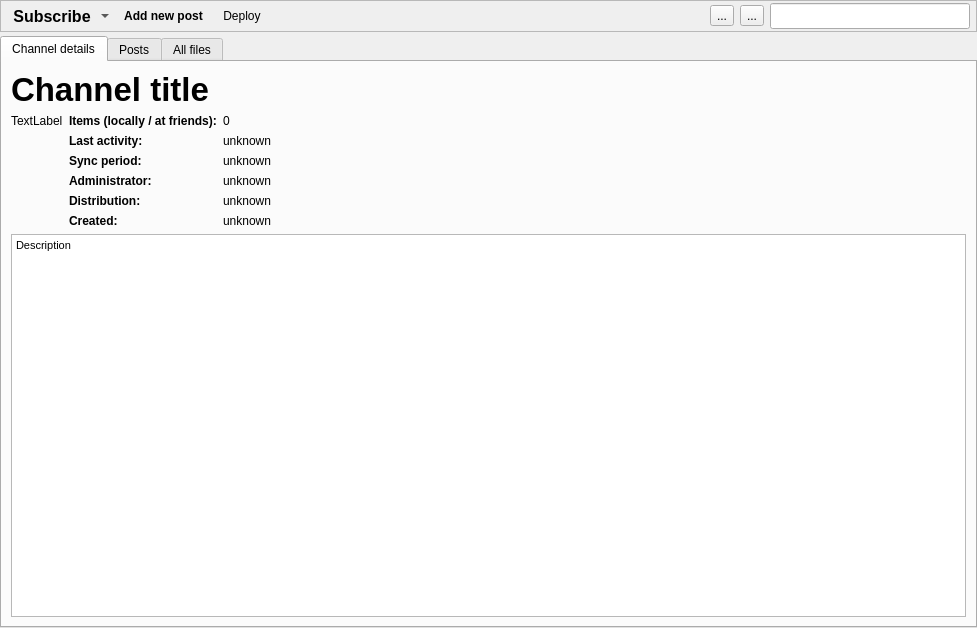
<?xml version="1.0" encoding="UTF-8"?>
<ui version="4.0">
 <class>GxsChannelPostsWidgetWithModel</class>
 <widget class="QWidget" name="GxsChannelPostsWidgetWithModel">
  <property name="geometry">
   <rect>
    <x>0</x>
    <y>0</y>
    <width>977</width>
    <height>628</height>
   </rect>
  </property>
  <layout class="QVBoxLayout" name="verticalLayout_2">
   <property name="spacing">
    <number>4</number>
   </property>
   <property name="leftMargin">
    <number>0</number>
   </property>
   <property name="topMargin">
    <number>0</number>
   </property>
   <property name="rightMargin">
    <number>0</number>
   </property>
   <property name="bottomMargin">
    <number>0</number>
   </property>
   <item>
    <widget class="QFrame" name="toolBarFrame">
     <property name="frameShape">
      <enum>QFrame::StyledPanel</enum>
     </property>
     <property name="frameShadow">
      <enum>QFrame::Raised</enum>
     </property>
     <layout class="QHBoxLayout" name="horizontalLayout_2">
      <property name="leftMargin">
       <number>4</number>
      </property>
      <property name="topMargin">
       <number>2</number>
      </property>
      <property name="rightMargin">
       <number>6</number>
      </property>
      <property name="bottomMargin">
       <number>2</number>
      </property>
      <item>
       <widget class="SubscribeToolButton" name="subscribeToolButton">
        <property name="sizePolicy">
         <sizepolicy hsizetype="Fixed" vsizetype="Preferred">
          <horstretch>0</horstretch>
          <verstretch>0</verstretch>
         </sizepolicy>
        </property>
        <property name="font">
         <font>
          <pointsize>12</pointsize>
          <weight>75</weight>
          <bold>true</bold>
         </font>
        </property>
        <property name="text">
         <string notr="true">Subscribe</string>
        </property>
        <property name="iconSize">
         <size>
          <width>16</width>
          <height>16</height>
         </size>
        </property>
        <property name="popupMode">
         <enum>QToolButton::MenuButtonPopup</enum>
        </property>
        <property name="toolButtonStyle">
         <enum>Qt::ToolButtonTextBesideIcon</enum>
        </property>
        <property name="autoRaise">
         <bool>true</bool>
        </property>
       </widget>
      </item>
      <item>
       <widget class="QToolButton" name="postButton">
        <property name="font">
         <font>
          <weight>75</weight>
          <bold>true</bold>
         </font>
        </property>
        <property name="focusPolicy">
         <enum>Qt::NoFocus</enum>
        </property>
        <property name="toolTip">
         <string>Post to Channel</string>
        </property>
        <property name="text">
         <string>Add new post</string>
        </property>
        <property name="icon">
         <iconset resource="../icons.qrc">
          <normaloff>:/icons/png/add.png</normaloff>:/icons/png/add.png</iconset>
        </property>
        <property name="iconSize">
         <size>
          <width>32</width>
          <height>16</height>
         </size>
        </property>
        <property name="toolButtonStyle">
         <enum>Qt::ToolButtonTextBesideIcon</enum>
        </property>
        <property name="autoRaise">
         <bool>true</bool>
        </property>
       </widget>
      </item>
      <item>
       <widget class="QToolButton" name="deployToolButton">
        <property name="text">
         <string notr="true">Deploy</string>
        </property>
        <property name="autoRaise">
         <bool>true</bool>
        </property>
       </widget>
      </item>
      <item>
       <spacer name="horizontalSpacer">
        <property name="orientation">
         <enum>Qt::Horizontal</enum>
        </property>
        <property name="sizeType">
         <enum>QSizePolicy::MinimumExpanding</enum>
        </property>
        <property name="sizeHint" stdset="0">
         <size>
          <width>0</width>
          <height>0</height>
         </size>
        </property>
       </spacer>
      </item>
      <item>
       <widget class="QToolButton" name="showUnread_TB">
        <property name="text">
         <string>...</string>
        </property>
        <property name="checkable">
         <bool>true</bool>
        </property>
       </widget>
      </item>
      <item>
       <widget class="QToolButton" name="viewType_TB">
        <property name="text">
         <string>...</string>
        </property>
        <property name="checkable">
         <bool>false</bool>
        </property>
       </widget>
      </item>
      <item>
       <layout class="QHBoxLayout" name="viewModeLayout">
        <property name="spacing">
         <number>0</number>
        </property>
       </layout>
      </item>
      <item>
       <widget class="LineEditClear" name="filterLineEdit">
        <property name="sizePolicy">
         <sizepolicy hsizetype="Preferred" vsizetype="Preferred">
          <horstretch>0</horstretch>
          <verstretch>0</verstretch>
         </sizepolicy>
        </property>
        <property name="minimumSize">
         <size>
          <width>200</width>
          <height>0</height>
         </size>
        </property>
        <property name="maximumSize">
         <size>
          <width>200</width>
          <height>16777215</height>
         </size>
        </property>
        <property name="toolTip">
         <string>Search channels</string>
        </property>
        <property name="frame">
         <bool>true</bool>
        </property>
       </widget>
      </item>
     </layout>
    </widget>
   </item>
   <item>
    <widget class="QTabWidget" name="channel_TW">
     <property name="currentIndex">
      <number>0</number>
     </property>
     <widget class="QWidget" name="tab_3">
      <attribute name="title">
       <string>Channel details</string>
      </attribute>
      <layout class="QVBoxLayout" name="verticalLayout">
       <item>
        <widget class="ElidedLabel" name="channelName_LB">
         <property name="font">
          <font>
           <pointsize>25</pointsize>
           <weight>75</weight>
           <bold>true</bold>
          </font>
         </property>
         <property name="text">
          <string>Channel title</string>
         </property>
        </widget>
       </item>
       <item>
        <layout class="QHBoxLayout" name="horizontalLayout_3">
         <item>
          <widget class="QLabel" name="logoLabel">
           <property name="text">
            <string>TextLabel</string>
           </property>
           <property name="scaledContents">
            <bool>true</bool>
           </property>
           <property name="alignment">
            <set>Qt::AlignLeading|Qt::AlignLeft|Qt::AlignTop</set>
           </property>
          </widget>
         </item>
         <item>
          <layout class="QGridLayout" name="gridLayout">
           <item row="4" column="1" colspan="2">
            <widget class="QLabel" name="label_3">
             <property name="font">
              <font>
               <weight>75</weight>
               <bold>true</bold>
              </font>
             </property>
             <property name="text">
              <string>Distribution:</string>
             </property>
            </widget>
           </item>
           <item row="0" column="3">
            <widget class="QLabel" name="infoPosts">
             <property name="toolTip">
              <string>&lt;html&gt;&lt;head/&gt;&lt;body&gt;&lt;p&gt;Includes all posts, comments and votes. This number is progressively updated when new friend connect. The local vs. at friends difference may indicate that you would get older posts by increasing the synchronization period.&lt;/p&gt;&lt;/body&gt;&lt;/html&gt;</string>
             </property>
             <property name="text">
              <string notr="true">0</string>
             </property>
            </widget>
           </item>
           <item row="3" column="3">
            <widget class="GxsIdLabel" name="infoAdministrator">
             <property name="text">
              <string>unknown</string>
             </property>
             <property name="openExternalLinks">
              <bool>true</bool>
             </property>
            </widget>
           </item>
           <item row="1" column="3">
            <widget class="QLabel" name="infoLastPost">
             <property name="toolTip">
              <string>&lt;html&gt;&lt;head/&gt;&lt;body&gt;&lt;p&gt;This includes posts, comments to posts and votes to comments.&lt;/p&gt;&lt;/body&gt;&lt;/html&gt;</string>
             </property>
             <property name="text">
              <string notr="true">unknown</string>
             </property>
            </widget>
           </item>
           <item row="4" column="3">
            <widget class="QLabel" name="infoDistribution">
             <property name="text">
              <string>unknown</string>
             </property>
            </widget>
           </item>
           <item row="1" column="1" colspan="2">
            <widget class="QLabel" name="infoLastPostLabel">
             <property name="sizePolicy">
              <sizepolicy hsizetype="Maximum" vsizetype="Preferred">
               <horstretch>0</horstretch>
               <verstretch>0</verstretch>
              </sizepolicy>
             </property>
             <property name="font">
              <font>
               <weight>75</weight>
               <bold>true</bold>
              </font>
             </property>
             <property name="toolTip">
              <string>&lt;html&gt;&lt;head/&gt;&lt;body&gt;&lt;p&gt;This includes posts, comments to posts and votes to comments.&lt;/p&gt;&lt;/body&gt;&lt;/html&gt;</string>
             </property>
             <property name="text">
              <string>Last activity:</string>
             </property>
            </widget>
           </item>
           <item row="3" column="1" colspan="2">
            <widget class="QLabel" name="label">
             <property name="font">
              <font>
               <weight>75</weight>
               <bold>true</bold>
              </font>
             </property>
             <property name="text">
              <string>Administrator:</string>
             </property>
            </widget>
           </item>
           <item row="0" column="1" colspan="2">
            <widget class="QLabel" name="infoPostsLabel">
             <property name="sizePolicy">
              <sizepolicy hsizetype="Maximum" vsizetype="Preferred">
               <horstretch>0</horstretch>
               <verstretch>0</verstretch>
              </sizepolicy>
             </property>
             <property name="font">
              <font>
               <weight>75</weight>
               <bold>true</bold>
              </font>
             </property>
             <property name="toolTip">
              <string>&lt;html&gt;&lt;head/&gt;&lt;body&gt;&lt;p&gt;Includes all posts, comments and votes. This number is progressively updated when new friend connect. The local vs. at friends difference may indicate that you would get older posts by increasing the synchronization period.&lt;/p&gt;&lt;/body&gt;&lt;/html&gt;</string>
             </property>
             <property name="text">
              <string>Items (locally / at friends):</string>
             </property>
            </widget>
           </item>
           <item row="5" column="3">
            <widget class="QLabel" name="infoCreated">
             <property name="text">
              <string>unknown</string>
             </property>
            </widget>
           </item>
           <item row="5" column="1" colspan="2">
            <widget class="QLabel" name="label_2">
             <property name="font">
              <font>
               <weight>75</weight>
               <bold>true</bold>
              </font>
             </property>
             <property name="text">
              <string>Created:</string>
             </property>
            </widget>
           </item>
           <item row="2" column="1">
            <widget class="QLabel" name="syncPeriodTitleLabel">
             <property name="font">
              <font>
               <weight>75</weight>
               <bold>true</bold>
              </font>
             </property>
             <property name="text">
              <string>Sync period:</string>
             </property>
            </widget>
           </item>
           <item row="2" column="3">
            <widget class="QLabel" name="infoSyncTimeLabel">
             <property name="text">
              <string>unknown</string>
             </property>
            </widget>
           </item>
          </layout>
         </item>
         <item>
          <spacer name="horizontalSpacer_3">
           <property name="orientation">
            <enum>Qt::Horizontal</enum>
           </property>
           <property name="sizeHint" stdset="0">
            <size>
             <width>40</width>
             <height>20</height>
            </size>
           </property>
          </spacer>
         </item>
        </layout>
       </item>
       <item>
        <widget class="QTextBrowser" name="infoDescription">
         <property name="html">
          <string notr="true">&lt;!DOCTYPE HTML PUBLIC &quot;-//W3C//DTD HTML 4.0//EN&quot; &quot;http://www.w3.org/TR/REC-html40/strict.dtd&quot;&gt;
&lt;html&gt;&lt;head&gt;&lt;meta name=&quot;qrichtext&quot; content=&quot;1&quot; /&gt;&lt;style type=&quot;text/css&quot;&gt;
p, li { white-space: pre-wrap; }
&lt;/style&gt;&lt;/head&gt;&lt;body style=&quot; font-family:'.AppleSystemUIFont'; font-size:13pt; font-weight:400; font-style:normal;&quot;&gt;
&lt;p style=&quot; margin-top:0px; margin-bottom:0px; margin-left:0px; margin-right:0px; -qt-block-indent:0; text-indent:0px;&quot;&gt;&lt;span style=&quot; font-family:'MS Shell Dlg 2'; font-size:8pt;&quot;&gt;Description&lt;/span&gt;&lt;/p&gt;&lt;/body&gt;&lt;/html&gt;</string>
         </property>
         <property name="textInteractionFlags">
          <set>Qt::LinksAccessibleByMouse|Qt::TextSelectableByMouse</set>
         </property>
         <property name="openExternalLinks">
          <bool>true</bool>
         </property>
         <property name="openLinks">
          <bool>true</bool>
         </property>
        </widget>
       </item>
      </layout>
     </widget>
     <widget class="QWidget" name="tab_4">
      <attribute name="title">
       <string>Posts</string>
      </attribute>
      <layout class="QHBoxLayout" name="horizontalLayout">
       <property name="bottomMargin">
        <number>0</number>
       </property>
       <item>
        <widget class="QSplitter" name="splitter">
         <property name="orientation">
          <enum>Qt::Vertical</enum>
         </property>
         <widget class="RSTreeView" name="postsTree">
          <property name="contextMenuPolicy">
           <enum>Qt::CustomContextMenu</enum>
          </property>
          <property name="toolTip">
           <string>&lt;html&gt;&lt;head/&gt;&lt;body&gt;&lt;p&gt;Click to view post. &lt;/p&gt;&lt;p&gt;Use Ctrl+mouse wheel &lt;/p&gt;&lt;p&gt;to zoom/unzoom.&lt;/p&gt;&lt;/body&gt;&lt;/html&gt;</string>
          </property>
          <property name="sizeAdjustPolicy">
           <enum>QAbstractScrollArea::AdjustToContents</enum>
          </property>
          <property name="selectionBehavior">
           <enum>QAbstractItemView::SelectItems</enum>
          </property>
          <property name="textElideMode">
           <enum>Qt::ElideNone</enum>
          </property>
          <property name="indentation">
           <number>0</number>
          </property>
          <property name="rootIsDecorated">
           <bool>false</bool>
          </property>
          <property name="itemsExpandable">
           <bool>false</bool>
          </property>
          <property name="wordWrap">
           <bool>true</bool>
          </property>
          <property name="headerHidden">
           <bool>true</bool>
          </property>
          <attribute name="headerStretchLastSection">
           <bool>false</bool>
          </attribute>
         </widget>
         <widget class="QTabWidget" name="details_TW">
          <property name="font">
           <font>
            <kerning>true</kerning>
           </font>
          </property>
          <property name="currentIndex">
           <number>0</number>
          </property>
          <widget class="QWidget" name="tab">
           <attribute name="title">
            <string>Details</string>
           </attribute>
           <layout class="QHBoxLayout" name="horizontalLayout_4">
            <item>
             <layout class="QVBoxLayout" name="verticalLayout_3">
              <item>
               <widget class="QLabel" name="postLogo_LB">
                <property name="text">
                 <string>TextLabel</string>
                </property>
                <property name="scaledContents">
                 <bool>true</bool>
                </property>
                <property name="alignment">
                 <set>Qt::AlignLeading|Qt::AlignLeft|Qt::AlignTop</set>
                </property>
                <property name="wordWrap">
                 <bool>true</bool>
                </property>
               </widget>
              </item>
              <item>
               <widget class="QLabel" name="postTime_LB">
                <property name="text">
                 <string>TextLabel</string>
                </property>
               </widget>
              </item>
              <item>
               <spacer name="verticalSpacer">
                <property name="orientation">
                 <enum>Qt::Vertical</enum>
                </property>
                <property name="sizeHint" stdset="0">
                 <size>
                  <width>20</width>
                  <height>40</height>
                 </size>
                </property>
               </spacer>
              </item>
              <item>
               <widget class="QPushButton" name="postDAll_PB">
                <property name="text">
                 <string/>
                </property>
                <property name="icon">
                 <iconset resource="../icons.qrc">
                  <normaloff>:/icons/png/download.png</normaloff>:/icons/png/download.png</iconset>
                </property>
               </widget>
              </item>
             </layout>
            </item>
            <item>
             <layout class="QVBoxLayout" name="verticalLayout_6">
              <item>
               <widget class="ElidedLabel" name="postName_LB">
                <property name="font">
                 <font>
                  <weight>75</weight>
                  <bold>true</bold>
                  <kerning>true</kerning>
                 </font>
                </property>
                <property name="text">
                 <string>TextLabel</string>
                </property>
               </widget>
              </item>
              <item>
               <widget class="QTextBrowser" name="postDetails_TE">
                <property name="openExternalLinks">
                 <bool>true</bool>
                </property>
               </widget>
              </item>
             </layout>
            </item>
           </layout>
          </widget>
          <widget class="QWidget" name="channelPostFiles_tab">
           <attribute name="title">
            <string>Files</string>
           </attribute>
           <layout class="QVBoxLayout" name="verticalLayout_4">
            <item>
             <widget class="RSTreeView" name="channelPostFiles_TV">
              <property name="contextMenuPolicy">
               <enum>Qt::CustomContextMenu</enum>
              </property>
              <property name="editTriggers">
               <set>QAbstractItemView::CurrentChanged|QAbstractItemView::SelectedClicked</set>
              </property>
              <property name="alternatingRowColors">
               <bool>true</bool>
              </property>
              <property name="indentation">
               <number>5</number>
              </property>
              <property name="rootIsDecorated">
               <bool>false</bool>
              </property>
             </widget>
            </item>
           </layout>
          </widget>
          <widget class="QWidget" name="tab_2">
           <attribute name="title">
            <string>Comments</string>
           </attribute>
           <layout class="QHBoxLayout" name="horizontalLayout_5">
            <property name="leftMargin">
             <number>0</number>
            </property>
            <property name="topMargin">
             <number>0</number>
            </property>
            <property name="rightMargin">
             <number>0</number>
            </property>
            <property name="bottomMargin">
             <number>0</number>
            </property>
            <item>
             <widget class="GxsCommentDialog" name="commentsDialog" native="true"/>
            </item>
           </layout>
          </widget>
         </widget>
        </widget>
       </item>
      </layout>
     </widget>
     <widget class="QWidget" name="tab_5">
      <attribute name="title">
       <string>All files</string>
      </attribute>
      <layout class="QVBoxLayout" name="verticalLayout_5">
       <item>
        <widget class="RSTreeView" name="channelFiles_TV">
         <property name="contextMenuPolicy">
          <enum>Qt::CustomContextMenu</enum>
         </property>
         <property name="editTriggers">
          <set>QAbstractItemView::CurrentChanged|QAbstractItemView::SelectedClicked</set>
         </property>
         <property name="rootIsDecorated">
          <bool>false</bool>
         </property>
         <property name="sortingEnabled">
          <bool>true</bool>
         </property>
         <property name="expandsOnDoubleClick">
          <bool>false</bool>
         </property>
        </widget>
       </item>
      </layout>
     </widget>
    </widget>
   </item>
  </layout>
  <action name="actionFeeds">
   <property name="text">
    <string>Feeds</string>
   </property>
  </action>
  <action name="actionFiles">
   <property name="text">
    <string>Files</string>
   </property>
  </action>
 </widget>
 <customwidgets>
  <customwidget>
   <class>LineEditClear</class>
   <extends>QLineEdit</extends>
   <header location="global">gui/common/LineEditClear.h</header>
  </customwidget>
  <customwidget>
   <class>RSTreeView</class>
   <extends>QTreeView</extends>
   <header>gui/common/RSTreeView.h</header>
   <container>1</container>
  </customwidget>
  <customwidget>
   <class>GxsIdLabel</class>
   <extends>QLabel</extends>
   <header>gui/gxs/GxsIdLabel.h</header>
  </customwidget>
  <customwidget>
   <class>ElidedLabel</class>
   <extends>QLabel</extends>
   <header>gui/common/ElidedLabel.h</header>
   <container>1</container>
  </customwidget>
  <customwidget>
   <class>SubscribeToolButton</class>
   <extends>QToolButton</extends>
   <header>gui/common/SubscribeToolButton.h</header>
  </customwidget>
  <customwidget>
   <class>GxsCommentDialog</class>
   <extends>QWidget</extends>
   <header>gui/gxs/GxsCommentDialog.h</header>
   <container>1</container>
  </customwidget>
 </customwidgets>
 <resources>
  <include location="../icons.qrc"/>
 </resources>
 <connections/>
</ui>
